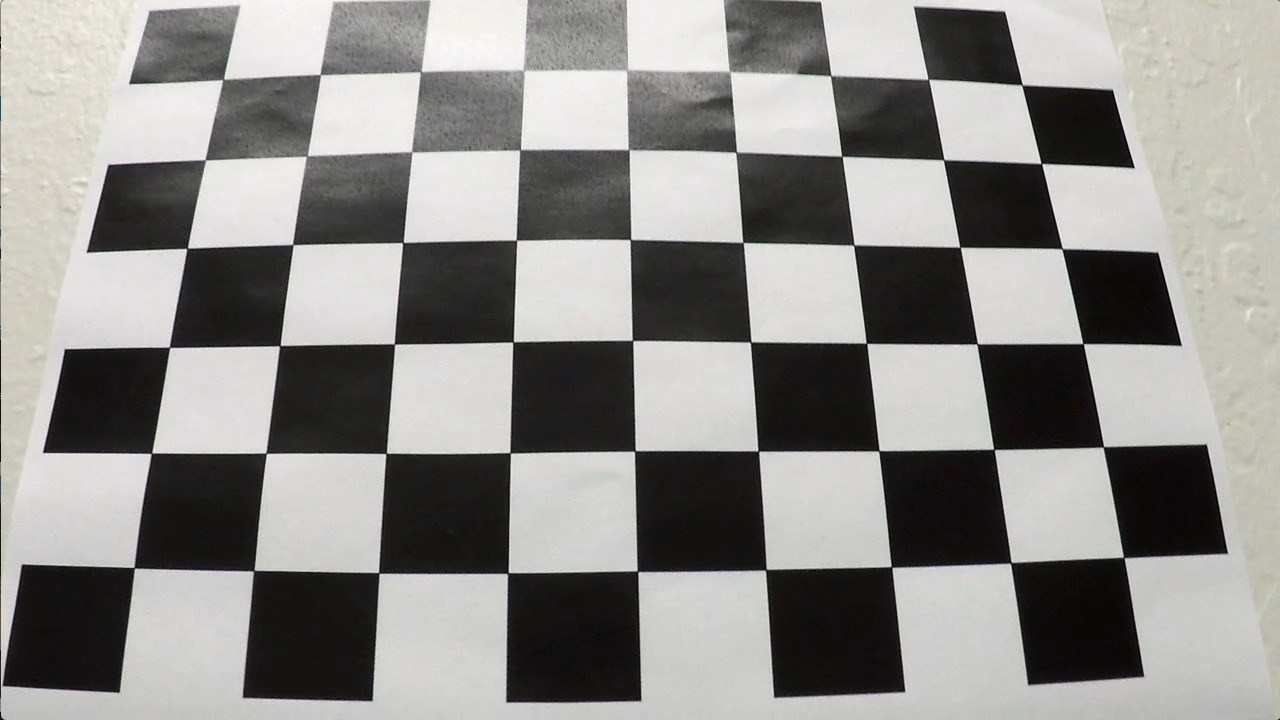
#> input picture camera_cal/testimage2.jpg, 1280 x 720 px
$ jupyter execute --allow-errors FindLanes.ipynb   (shell and % lines are left out)   (older library calls are emulated)
#> lines starting #> are read from the running program, lines starting #| are printed output that depends on the picture; after the words box and inside, x2 and y2 are one past the last pixel; in counts of white or black regions, pixels touching at a corner belong together
[cell 1]
import cv2
import numpy as np
from numpy.linalg import inv
import matplotlib.pyplot as plt
import matplotlib.image as mpimg
import glob
import pickle
print("complete")
from IPython.display import HTML
from moviepy.editor import *
import math

[cell 2]
#Load pickled matrix and distortion coefficients. Code for calculating is commented out in the bottom two cells to save time.
#This code visualizes undistortion and unwarping using a chessboard

dist_pickle = pickle.load( open( "camera_cal/distortionpickle.p", "rb" ) )
#> (reads camera_cal/distortionpickle.p from the repository)
mtx = dist_pickle["mtx"]
dist = dist_pickle["dist"]
img = cv2.imread('camera_cal/testimage2.jpg')
#> img is the input picture: shape (720, 1280, 3); mean B, G, R 138.1, 141, 141.8
nx = 9 # the number of inside corners in x
ny = 6 # the number of inside corners in y
def corners_unwarp(img, nx, ny, mtx, dist):
    # Use the OpenCV undistort() function to remove distortion
#> called with nx = 9, ny = 6, mtx = array of shape (3, 3), dist = array of shape (1, 5)
    undist = cv2.undistort(img, mtx, dist, None, mtx)
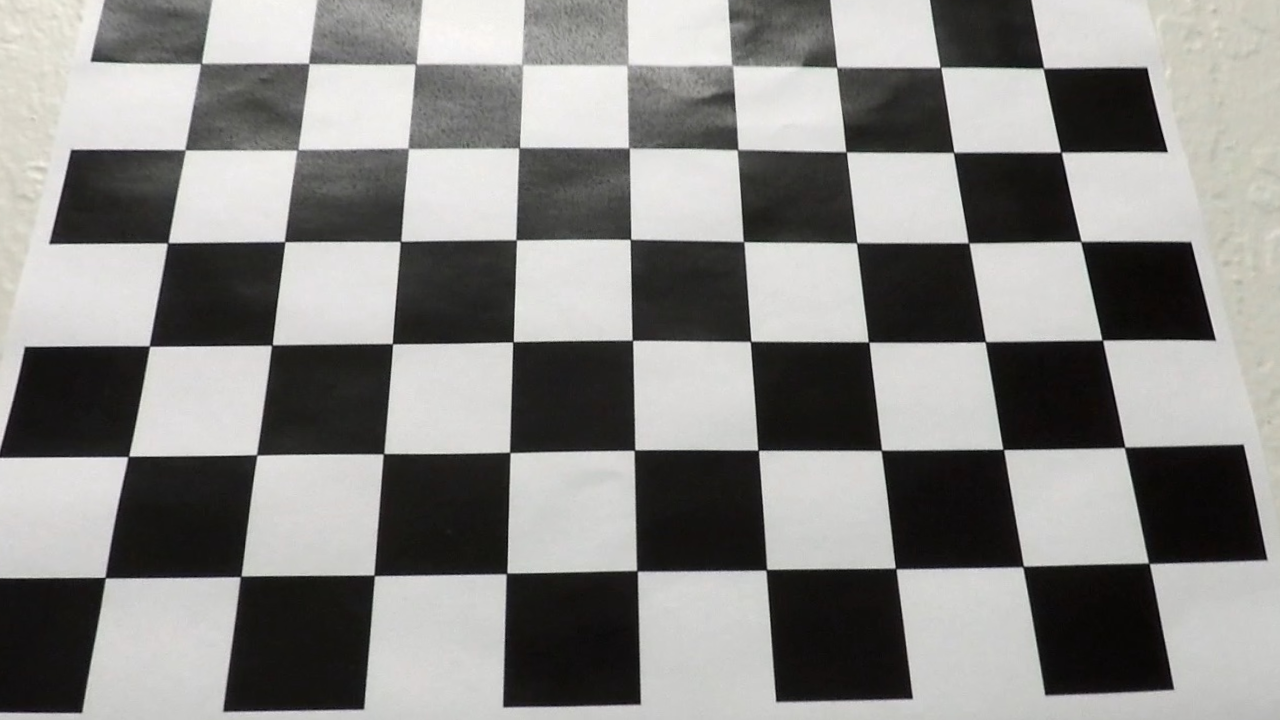
#> undist: shape (720, 1280, 3); mean B, G, R 133.2, 135.5, 136.3
    # Convert undistorted image to grayscale
    gray = cv2.cvtColor(undist, cv2.COLOR_BGR2GRAY)
    # Search for corners in the grayscaled image
    ret, corners = cv2.findChessboardCorners(gray, (nx, ny), None)
#> ret = True; corners = 54 rows, first 8: [202.5, 62.39], [307.6, 62.49], [416.6, 63.16], [523.2, 65.5], [628.6, 63.12], [733.5, 66.13], [836, 68.32], [939.7, 66.45]

    if ret == True:
        # If we found corners, draw them! (just for fun)
        cv2.drawChessboardCorners(undist, (nx, ny), corners, ret)
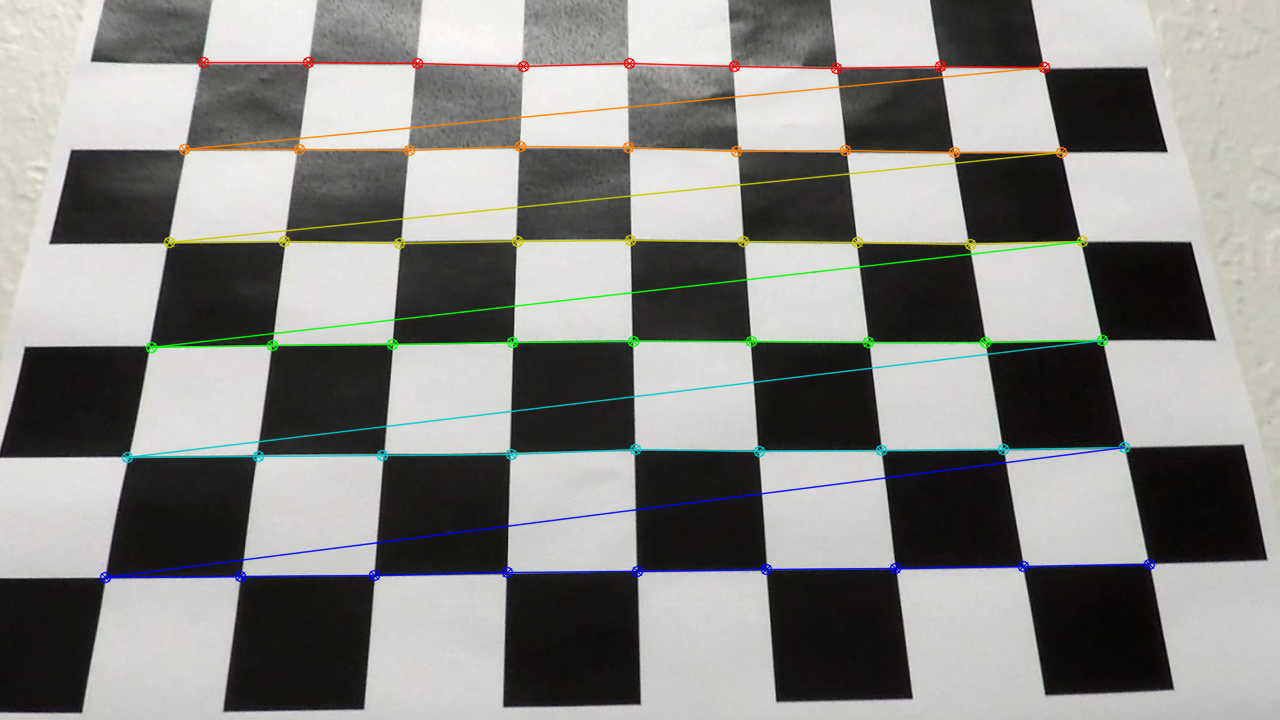
#> undist: shape (720, 1280, 3); 3.82% of pixels changed, all inside (x1, y1, x2, y2) = (99, 56, 1156, 584)
        # Choose offset from image corners to plot detected corners
        # This should be chosen to present the result at the proper aspect ratio
        # My choice of 100 pixels is not exact, but close enough for our purpose here
        offset = 100 # offset for dst points
        # Grab the image shape
        img_size = (gray.shape[1], gray.shape[0])
#> img_size = (1280, 720)

        # For source points I'm grabbing the outer four detected corners
        src = np.float32([corners[0], corners[nx-1], corners[-1], corners[-nx]])
#> src = [[202.5, 62.39], [1044, 66.56], [1148.6, 563.9], [105.4, 577.3]]
        # For destination points, I'm arbitrarily choosing some points to be
        # a nice fit for displaying our warped result
        # again, not exact, but close enough for our purposes
        dst = np.float32([[offset, offset], [img_size[0]-offset, offset],
                                     [img_size[0]-offset, img_size[1]-offset],
                                     [offset, img_size[1]-offset]])
        # Given src and dst points, calculate the perspective transform matrix
        M = cv2.getPerspectiveTransform(src, dst)
#> M = [[1.27, 0.288, -172.6], [-0.0101, 1.33, 21.23], [-3.79e-05, 0.000478, 1]]
        # Warp the image using OpenCV warpPerspective()
        warped = cv2.warpPerspective(undist, M, img_size)
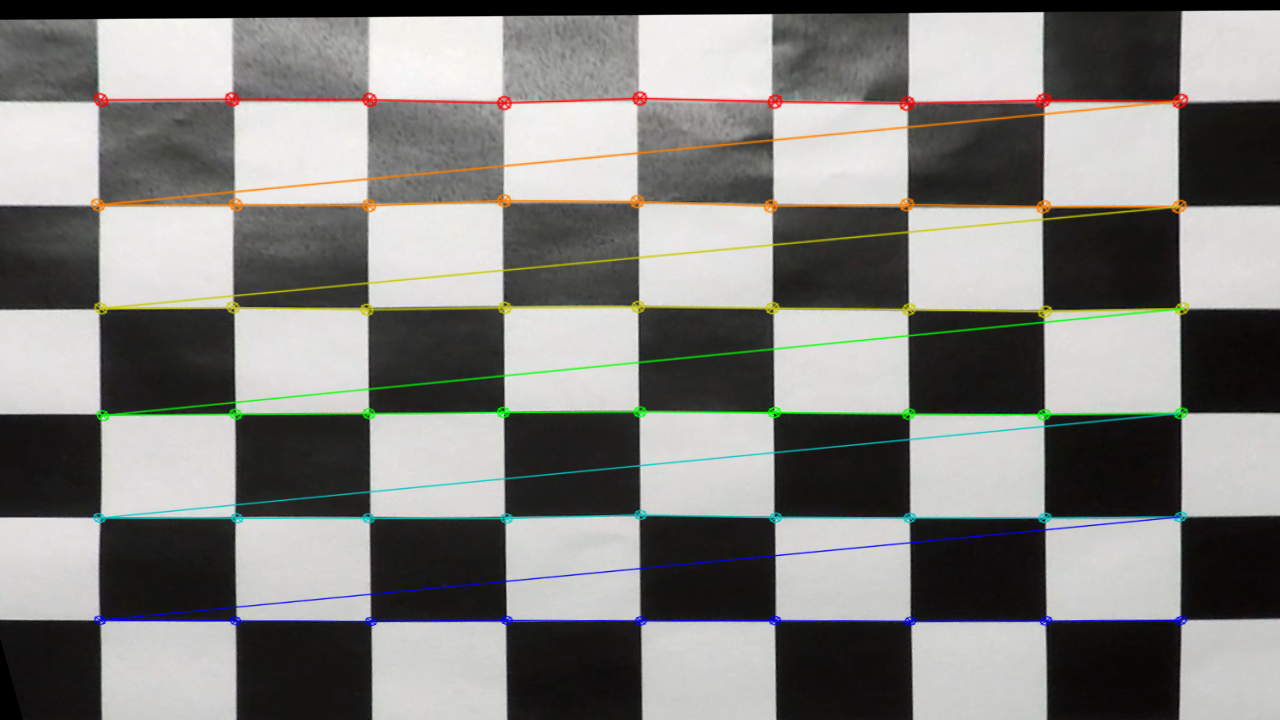
#> warped: shape (720, 1280, 3); mean B, G, R 126.4, 129.8, 130.1

    # Return the resulting image and matrix
    return warped, M

# pass image through function
top_down, perspective_M = corners_unwarp(img, nx, ny, mtx, dist)
#> perspective_M has the same summary as M in corners_unwarp

#Plot the images
#> (the rest of this cell did not finish here and is left out)

[cell 3]
# define line class
class Line():
    def __init__(self):
        # was the line detected in the last iteration?
        self.detected = False
        # x values of the last n fits of the line
        self.recent_xfitted = []
        #average x values of the fitted line over the last n iterations
        self.bestx = None
        #polynomial coefficients averaged over the last n iterations
        self.best_fit = None
        #polynomial coefficients for the most recent fit
        self.current_fit = np.array([[False]])
        #radius of curvature of the line in some units
        self.radius_of_curvature = None
        self.roc_ave = [500,500,500]
        #distance in meters of vehicle center from the line
        self.line_base_pos = None
        #difference in fit coefficients between last and new fits
        self.diffs = np.array([0,0,0], dtype='float')
        #x values for detected line pixels
        self.allx = None
        #y values for detected line pixels
        self.ally = None
        self.flags =  0

[cell 4]
#Load pickled coefficients (so above cell can be skipped)
dist_pickle = pickle.load( open( "camera_cal/distortionpickle.p", "rb" ) )
mtx = dist_pickle["mtx"]
dist = dist_pickle["dist"]
src = np.float32([[570,460],[713,460], [155,705],[1200,705]])
dst = np.float32([[155,100],[870,100], [155,705],[870,705]])
# Use predefined points to get the perspective transform matrix and inverse matrix
M = cv2.getPerspectiveTransform(src, dst)
Minv = inv(M)
#Define empty lane lines
LeftL = Line()
RightL = Line()


# [382 lines left out: functions undist, draw_poly, color_shift, warper, region_of_interest, find_lines and 2 more, not called in this run]

#> (a cell that did not finish here is left out)

[cell 6]
#Test using video

yellow_output = 'projectoutput.mp4'
#> yellow_output = 'projectoutput.mp4'
#problems = 'problems.mp4'
#> (the rest of this cell did not finish here and is left out)
